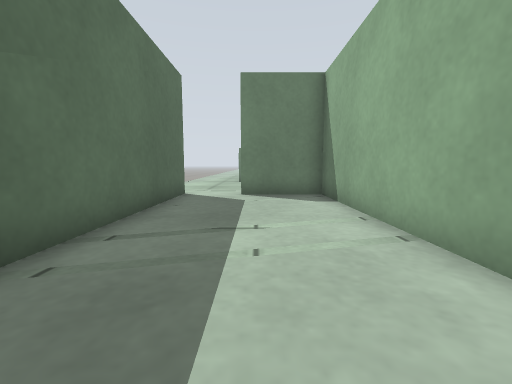
[1] (above)

21 first-person views from a walk through a world built for the Gazebo simulator. The camera is 0.5 m above the floor, tilts 6° down and sees 90° across. The floor is counted in squares, 0.5 m on a side. Each view is taken from the middle of a square. On the plan, view 1 faces up. The plan holds only what a view shows up to about 11 squares ahead; the rest is blank. The place goes on beyond the plan.

[2]
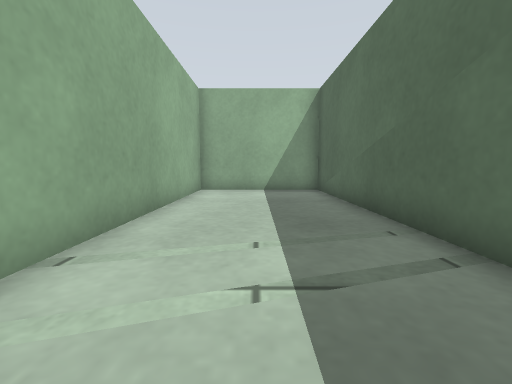

[3]
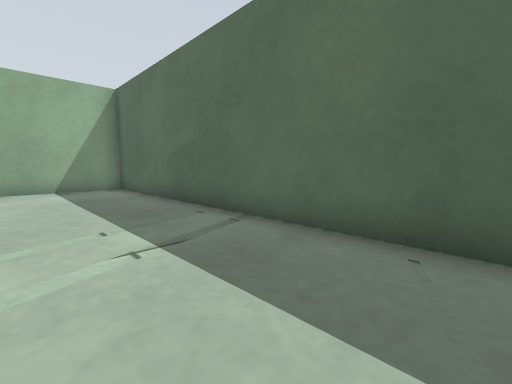

[4]
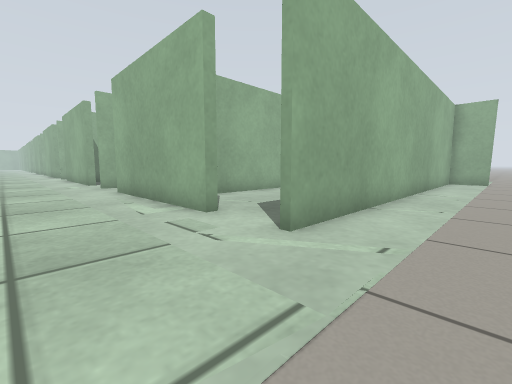

[5]
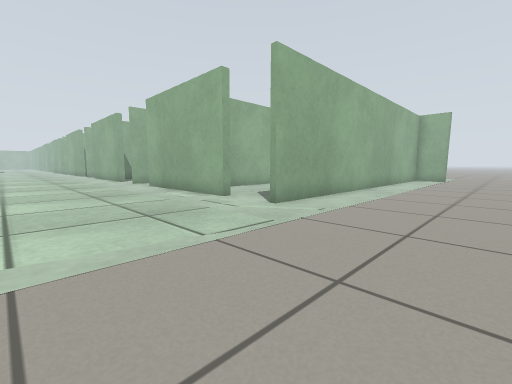

[6]
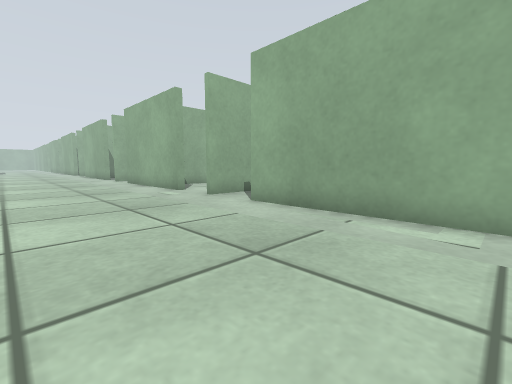

[7]
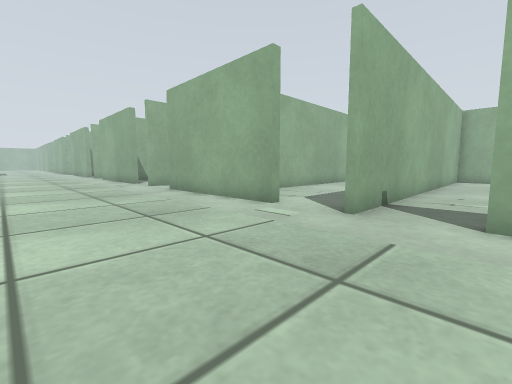

[8]
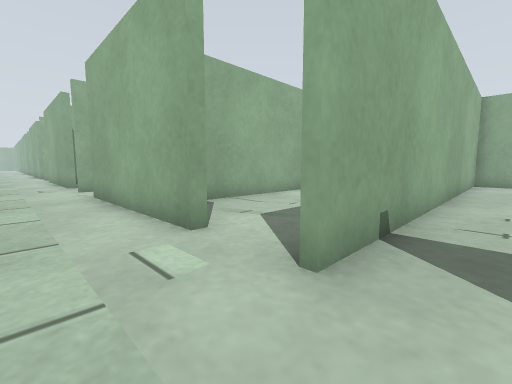

[9]
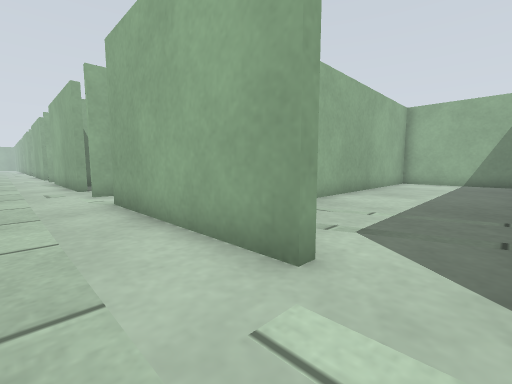

[10]
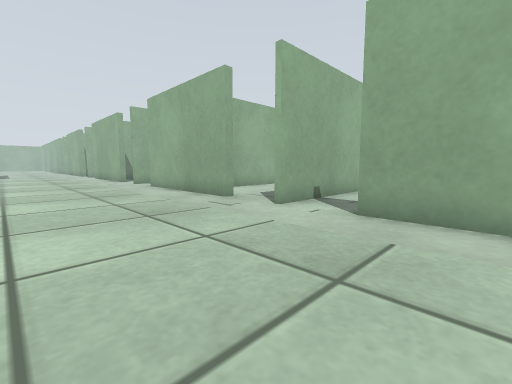

[11]
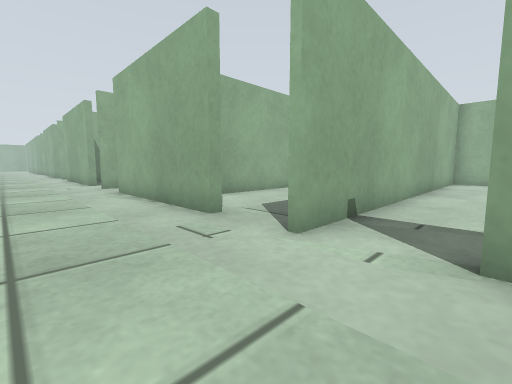

[12]
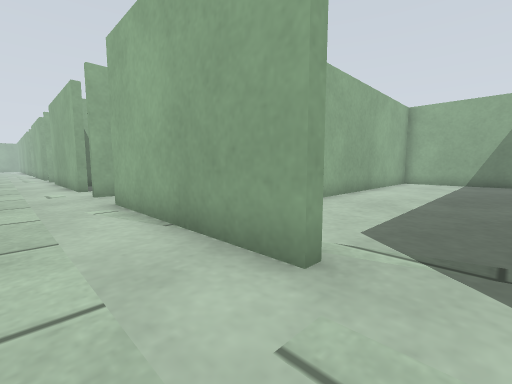

[13]
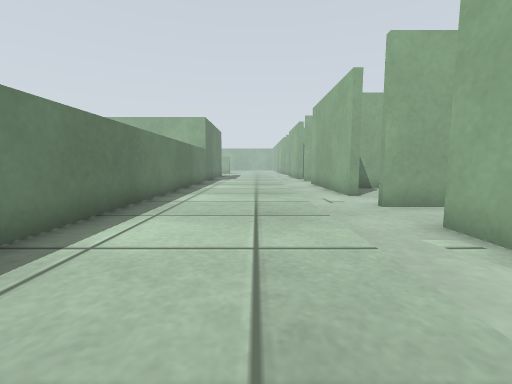

[14]
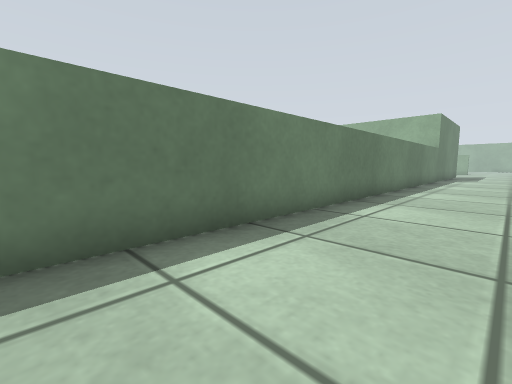

[15]
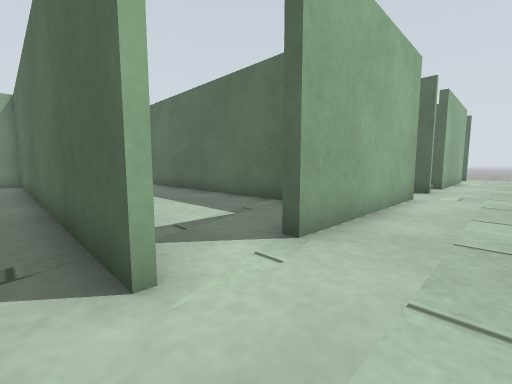

[16]
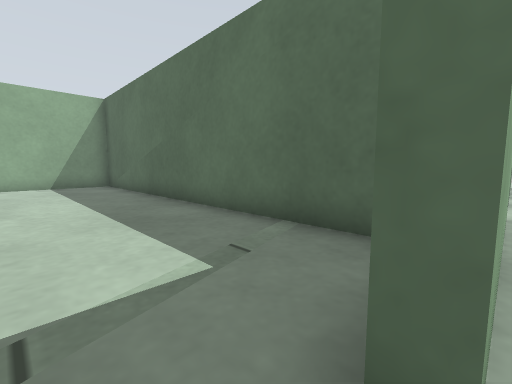

[17]
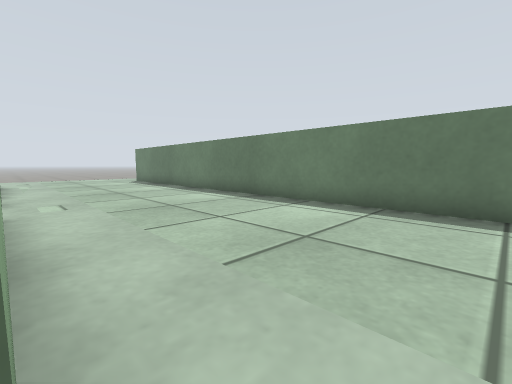

[18]
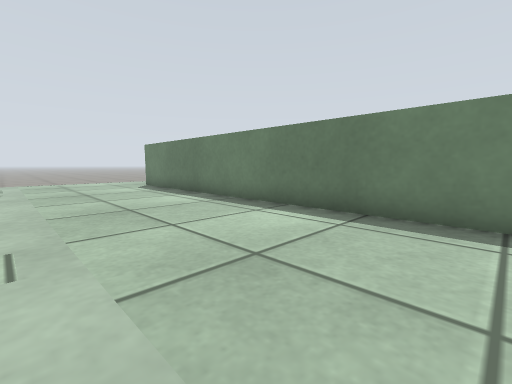

[19]
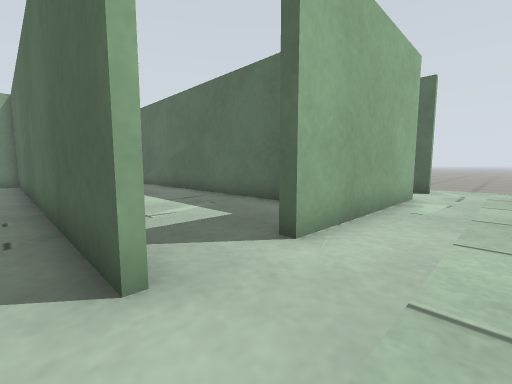

[20]
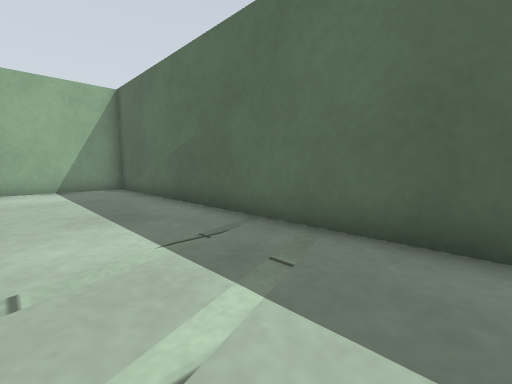

[21]
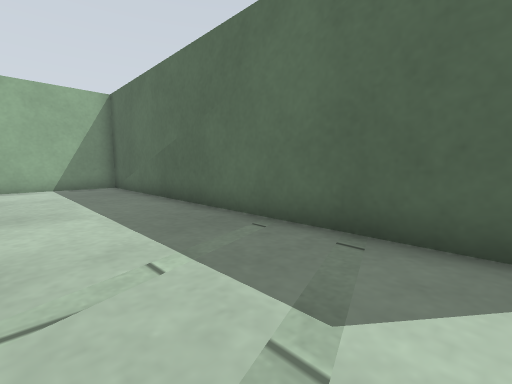

### Floor plan
Points are (right, up) in squares from view 1. A wall is a line through its corners. A room is listed if a view was taken in it or the views show most of it. See-through windows are left out.
Room 1 (views 1, 2, 3)
walls: (-2.5, 9) (-2.5, -4.4) (2.3, -4.4) (2.3, 8.7) (-0.5, 8.7)
ways out: opening at (-1.5, 8.5) to room 2
Room 2 (views 4, 5, 6, 7, 8, 9, 10, 11, 12, 13, 14, 15, 16, 17, 18, 19)
walls: (9.4, 9) (15.2, 9); (16.1, 15.2) (1.4, 15.2); (-0.6, 9) (5.2, 9); (19.2, 9) (25.1, 9); (-2.7, -1.8) (-2.7, 9); (29.2, 9) (32.2, 9); (32.1, 15.2) (18.9, 15.2)
ways out: opening at (-1.5, 8.5) to room 1; opening at (6, 8) to room 3; opening at (8.5, 8.5) to room 4; opening at (16, 8) to room 5; opening at (18.5, 8.5); opening at (26, 8); opening at (28.5, 8.5)
Room 3 (view 20)
walls: (2.4, 7.1) (2.4, -4.4) (6.6, -4.4); (7.2, -3.8) (7.2, 9)
ways out: opening at (6, 8) to room 2
Room 4 (view 21)
walls: (12.2, -0.8) (12.2, 6.9); (7.4, 9) (7.4, -4.4) (11, -4.4)
ways out: opening at (8.5, 8.5) to room 2
Room 5 (no view inside)
walls: (12.4, 7.8) (12.4, -3.4); (17.1, -1.9) (17.1, 9); (13.4, -4.4) (16, -4.4)
ways out: opening at (16, 8) to room 2

Positions as (right, up) in squares from view 1, and headings:
1: (0, 0), facing up
2: (0, 6), facing down
3: (1, 7), facing down-left
4: (-5, 12), facing down-right
5: (-7, 14), facing down-right
6: (0, 14), facing down-right
7: (5, 14), facing down-right
8: (6, 11), facing down-right
9: (8, 11), facing down-right
10: (13, 14), facing down-right
11: (15, 12), facing down-right
12: (18, 11), facing down-right
13: (21, 12), facing right
14: (19, 12), facing up-right
15: (18, 11), facing down-left
16: (16, 9), facing down-left
17: (16, 9), facing up-left
18: (12, 10), facing up-left
19: (8, 11), facing down-left
20: (6, 7), facing down-left
21: (11, 8), facing down-left
